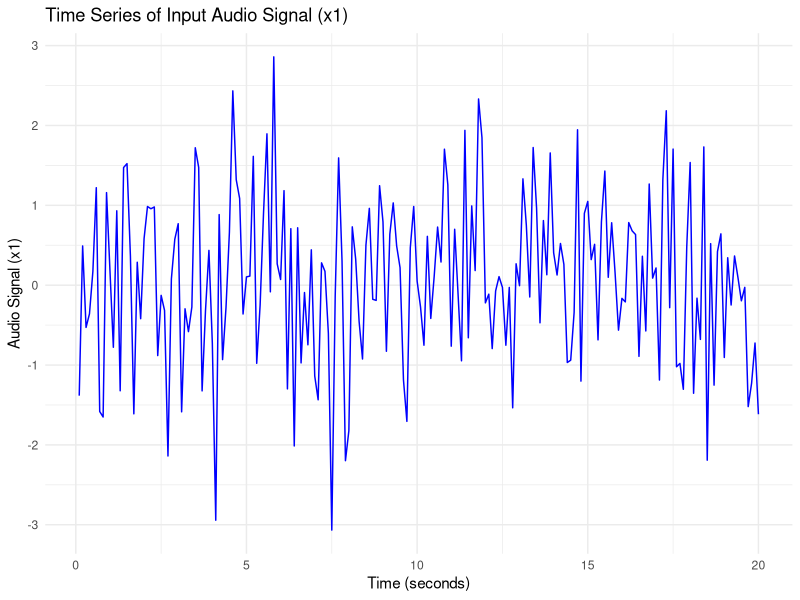
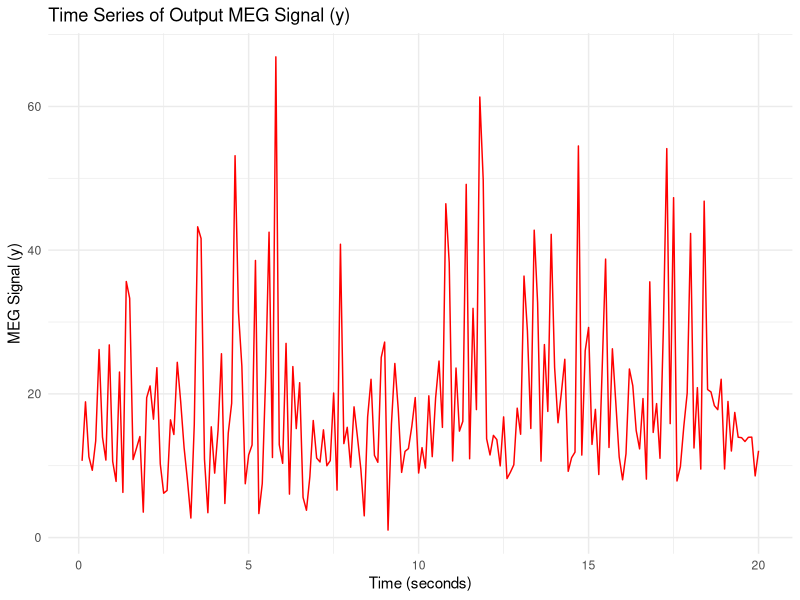
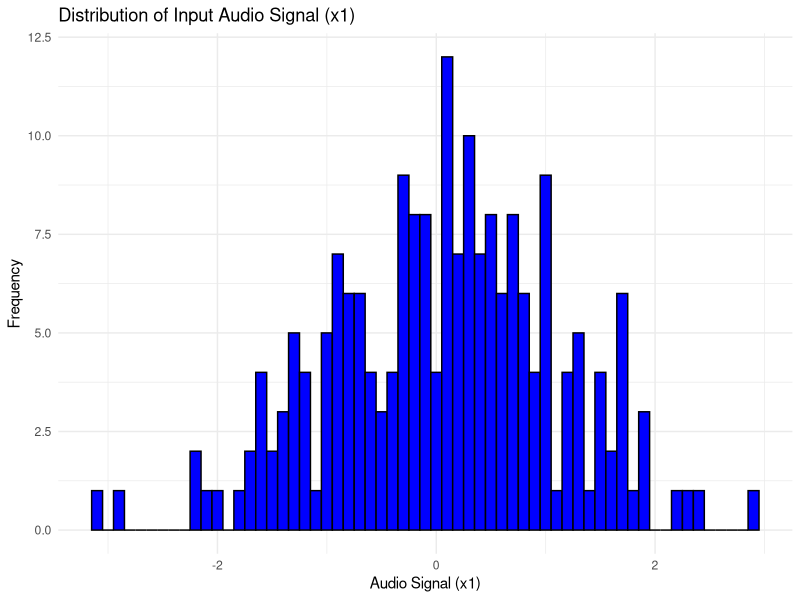
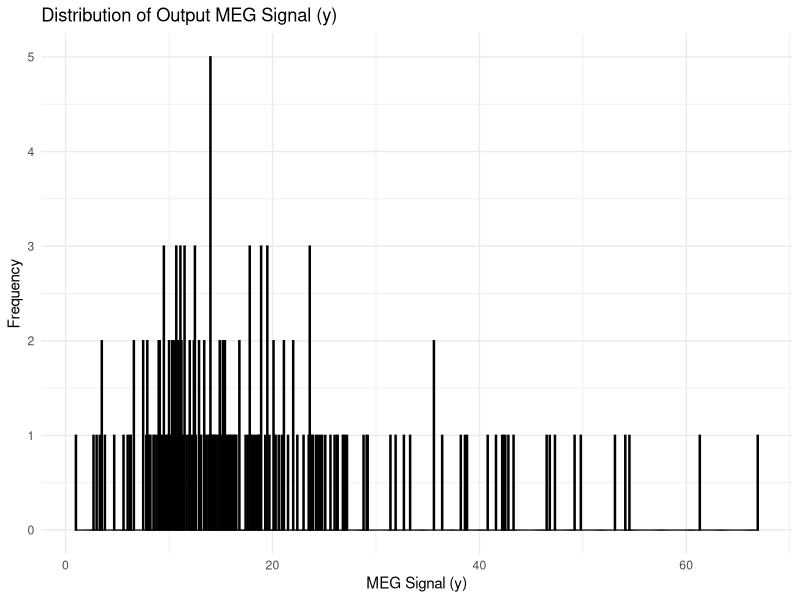
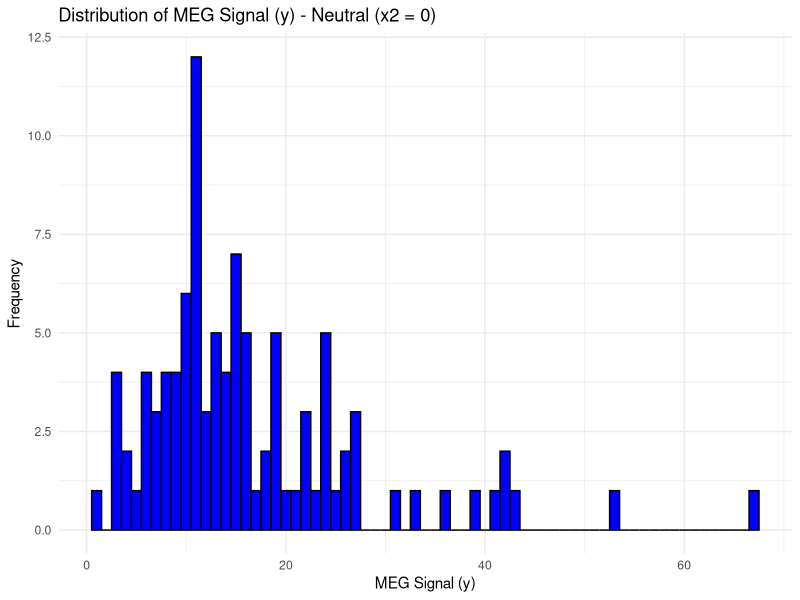
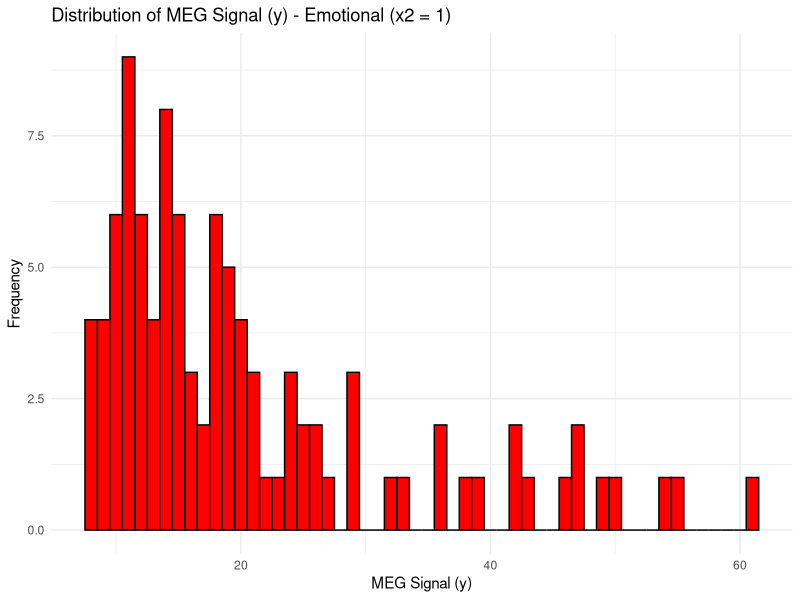
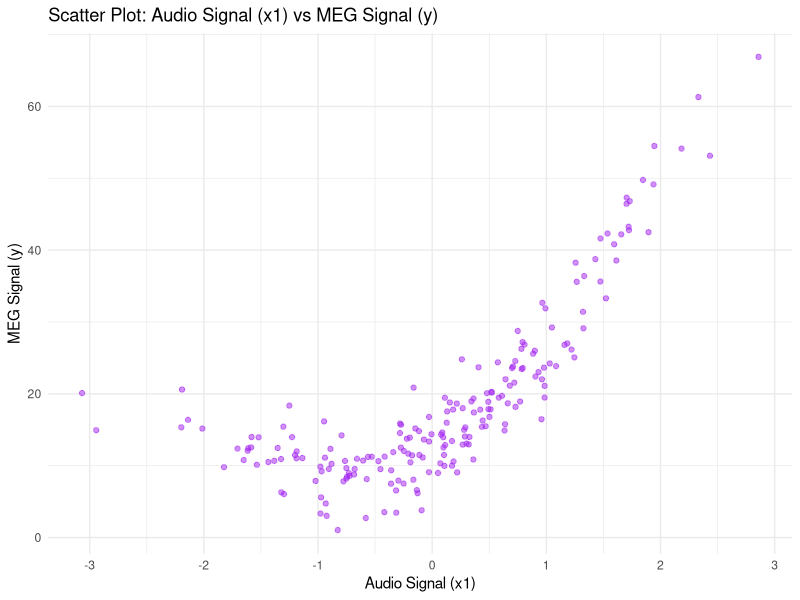
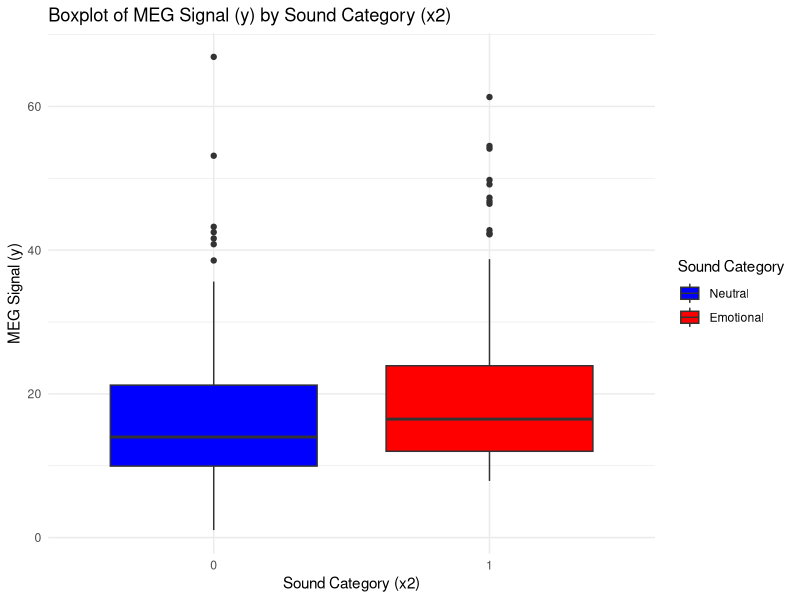

Generate these figures, in order, with R:
## ---- chunk 1
1 + 1
## ---- chunk 2
#| echo: false
2 * 2
## ---- chunk 3
# Load necessary libraries
library(ggplot2)  # For plotting
library(dplyr)    # For data manipulation

# Load the data
X <- read.csv("X.csv")  # Input sound signal and categorical variable
y <- read.csv("y.csv")  # Output MEG signal
time <- read.csv("time.csv")  # Sampling time

# Combine the data into a single data frame for easier analysis
data <- data.frame(time = time$time, x1 = X$x1, x2 = as.factor(X$x2), y = y$y)

# Display the first few rows of the combined data
head(data)
## ---- chunk 4
# Time series plot of the input audio signal (x1)
ggplot(data, aes(x = time, y = x1)) +
  geom_line(color = "blue") +
  labs(title = "Time Series of Input Audio Signal (x1)",
       x = "Time (seconds)",
       y = "Audio Signal (x1)") +
  theme_minimal()

# Time series plot of the output MEG signal (y)
ggplot(data, aes(x = time, y = y)) +
  geom_line(color = "red") +
  labs(title = "Time Series of Output MEG Signal (y)",
       x = "Time (seconds)",
       y = "MEG Signal (y)") +
  theme_minimal()
## ---- chunk 5
# Distribution of the input audio signal (x1)
ggplot(data, aes(x = x1)) +
  geom_histogram(binwidth = 0.1, fill = "blue", color = "black") +
  labs(title = "Distribution of Input Audio Signal (x1)",
       x = "Audio Signal (x1)",
       y = "Frequency") +
  theme_minimal()

# Distribution of the output MEG signal (y)
ggplot(data, aes(x = y)) +
  geom_histogram(binwidth = 0.1, fill = "red", color = "black") +
  labs(title = "Distribution of Output MEG Signal (y)",
       x = "MEG Signal (y)",
       y = "Frequency") +
  theme_minimal()
## ---- chunk 6
# Load necessary libraries
library(ggplot2)
library(dplyr)

# Filter data for neutral (x2 = 0) and emotional (x2 = 1) periods
data_neutral <- data %>% filter(x2 == 0)
data_emotional <- data %>% filter(x2 == 1)

# Plot histogram for neutral period
ggplot(data_neutral, aes(x = y)) +
  geom_histogram(binwidth = 1, fill = "blue", color = "black") +
  labs(title = "Distribution of MEG Signal (y) - Neutral (x2 = 0)",
       x = "MEG Signal (y)",
       y = "Frequency") +
  theme_minimal()

# Plot histogram for emotional period
ggplot(data_emotional, aes(x = y)) +
  geom_histogram(binwidth = 1, fill = "red", color = "black") +
  labs(title = "Distribution of MEG Signal (y) - Emotional (x2 = 1)",
       x = "MEG Signal (y)",
       y = "Frequency") +
  theme_minimal()
## ---- chunk 7
# Scatter plot of x1 vs y
ggplot(data, aes(x = x1, y = y)) +
  geom_point(alpha = 0.5, color = "purple") +
  labs(title = "Scatter Plot: Audio Signal (x1) vs MEG Signal (y)",
       x = "Audio Signal (x1)",
       y = "MEG Signal (y)") +
  theme_minimal()

# Correlation coefficient between x1 and y
correlation <- cor(data$x1, data$y)
print(paste("Correlation between x1 and y:", correlation))
## ---- chunk 8
# Load necessary libraries
library(ggplot2)

# Create boxplot of MEG signal (y) by sound category (x2)
ggplot(data, aes(x = x2, y = y, fill = x2)) +
  geom_boxplot() +
  labs(title = "Boxplot of MEG Signal (y) by Sound Category (x2)",
       x = "Sound Category (x2)",
       y = "MEG Signal (y)",
       fill = "Sound Category") +
  scale_fill_manual(values = c("0" = "blue", "1" = "red"),  # Custom colors for neutral and emotional
                    labels = c("0" = "Neutral", "1" = "Emotional")) +  # Custom labels
  theme_minimal()
## ---- chunk 9
# Load necessary libraries
library(dplyr)

# Prepare the data
data <- data %>% mutate(
  x1_sq = x1^2,  # x1^2
  x1_cubed = x1^3,  # x1^3
  x1_4 = x1^4,  # x1^4
  x1_5 = x1^5,  # x1^5
  x2 = as.numeric(x2)  # Ensure x2 is numeric
)

# Function to estimate parameters using least squares
estimate_parameters <- function(X, y) {
  X <- as.matrix(X)  # Ensure X is a numeric matrix
  theta <- solve(t(X) %*% X) %*% t(X) %*% y
  return(theta)
}

# Model 1: y = theta1 * x1^3 + theta2 * x1^5 + theta3 * x2 + theta_bias
X1 <- data %>% dplyr::select(x1_cubed, x1_5, x2) %>% mutate(bias = 1)
theta1 <- estimate_parameters(X1, data$y)

# Model 2: y = theta1 * x1 + theta2 * x2 + theta_bias
X2 <- data %>% dplyr::select(x1, x2) %>% mutate(bias = 1)
theta2 <- estimate_parameters(X2, data$y)

# Model 3: y = theta1 * x1 + theta2 * x1^2 + theta3 * x1^4 + theta4 * x2 + theta_bias
X3 <- data %>% dplyr::select(x1, x1_sq, x1_4, x2) %>% mutate(bias = 1)
theta3 <- estimate_parameters(X3, data$y)

# Model 4: y = theta1 * x1 + theta2 * x1^2 + theta3 * x1^3 + theta4 * x1^5 + theta5 * x2 + theta_bias
X4 <- data %>% dplyr::select(x1, x1_sq, x1_cubed, x1_5, x2) %>% mutate(bias = 1)
theta4 <- estimate_parameters(X4, data$y)

# Model 5: y = theta1 * x1 + theta2 * x1^3 + theta3 * x1^4 + theta4 * x2 + theta_bias
X5 <- data %>% dplyr::select(x1, x1_cubed, x1_4, x2) %>% mutate(bias = 1)
theta5 <- estimate_parameters(X5, data$y)

# Display the estimated parameters
print("Model 1 Parameters:")
print(theta1)

print("Model 2 Parameters:")
print(theta2)

print("Model 3 Parameters:")
print(theta3)

print("Model 4 Parameters:")
print(theta4)

print("Model 5 Parameters:")
print(theta5)
## ---- chunk 10
# Ensure x2 is numeric
data <- data %>% mutate(x2 = as.numeric(x2))

# Function to compute predictions
compute_predictions <- function(X, theta) {
  X <- as.matrix(X)  # Ensure X is a numeric matrix
  y_pred <- X %*% theta
  return(y_pred)
}

# Function to compute RSS
compute_rss <- function(y, y_pred) {
  residuals <- y - y_pred
  rss <- sum(residuals^2)
  return(rss)
}

# Compute RSS for each model
rss1 <- compute_rss(data$y, compute_predictions(X1, theta1))
rss2 <- compute_rss(data$y, compute_predictions(X2, theta2))
rss3 <- compute_rss(data$y, compute_predictions(X3, theta3))
rss4 <- compute_rss(data$y, compute_predictions(X4, theta4))
rss5 <- compute_rss(data$y, compute_predictions(X5, theta5))

# Display the RSS for each model
print("RSS for Model 1:")
print(rss1)

print("RSS for Model 2:")
print(rss2)

print("RSS for Model 3:")
print(rss3)

print("RSS for Model 4:")
print(rss4)

print("RSS for Model 5:")
print(rss5)

## ---- chunk 11
# Function to compute log-likelihood
compute_log_likelihood <- function(rss, n) {
  sigma2 <- rss / n  # Estimate variance of residuals
  log_likelihood <- -n/2 * log(2 * pi) - n/2 * log(sigma2) - 1/(2 * sigma2) * rss
  return(log_likelihood)
}

# Number of observations
n <- nrow(data)

# Compute log-likelihood for each model
log_likelihood1 <- compute_log_likelihood(rss1, n)
log_likelihood2 <- compute_log_likelihood(rss2, n)
log_likelihood3 <- compute_log_likelihood(rss3, n)
log_likelihood4 <- compute_log_likelihood(rss4, n)
log_likelihood5 <- compute_log_likelihood(rss5, n)

# Display the log-likelihood for each model
print("Log-Likelihood for Model 1:")
print(log_likelihood1)

print("Log-Likelihood for Model 2:")
print(log_likelihood2)

print("Log-Likelihood for Model 3:")
print(log_likelihood3)

print("Log-Likelihood for Model 4:")
print(log_likelihood4)

print("Log-Likelihood for Model 5:")
print(log_likelihood5)
## ---- chunk 12
# Function to compute AIC
compute_aic <- function(log_likelihood, k) {
  aic <- 2 * k - 2 * log_likelihood
  return(aic)
}

# Function to compute BIC
compute_bic <- function(log_likelihood, k, n) {
  bic <- k * log(n) - 2 * log_likelihood
  return(bic)
}

# Number of observations
n <- nrow(data)

# Number of parameters for each model
k1 <- length(theta1)  # Model 1
k2 <- length(theta2)  # Model 2
k3 <- length(theta3)  # Model 3
k4 <- length(theta4)  # Model 4
k5 <- length(theta5)  # Model 5

# Compute AIC and BIC for each model
aic1 <- compute_aic(log_likelihood1, k1)
bic1 <- compute_bic(log_likelihood1, k1, n)

aic2 <- compute_aic(log_likelihood2, k2)
bic2 <- compute_bic(log_likelihood2, k2, n)

aic3 <- compute_aic(log_likelihood3, k3)
bic3 <- compute_bic(log_likelihood3, k3, n)

aic4 <- compute_aic(log_likelihood4, k4)
bic4 <- compute_bic(log_likelihood4, k4, n)

aic5 <- compute_aic(log_likelihood5, k5)
bic5 <- compute_bic(log_likelihood5, k5, n)

# Display AIC and BIC for each model
print("AIC and BIC for Model 1:")
print(paste("AIC:", aic1, "BIC:", bic1))

print("AIC and BIC for Model 2:")
print(paste("AIC:", aic2, "BIC:", bic2))

print("AIC and BIC for Model 3:")
print(paste("AIC:", aic3, "BIC:", bic3))

print("AIC and BIC for Model 4:")
print(paste("AIC:", aic4, "BIC:", bic4))

print("AIC and BIC for Model 5:")
print(paste("AIC:", aic5, "BIC:", bic5))
## ---- chunk 13
# Load necessary libraries
library(ggplot2)

# Function to compute residuals
compute_residuals <- function(y, y_pred) {
  residuals <- y - y_pred
  return(residuals)
}

# Compute residuals for each model
residuals1 <- compute_residuals(data$y, compute_predictions(X1, theta1))
residuals2 <- compute_residuals(data$y, compute_predictions(X2, theta2))
residuals3 <- compute_residuals(data$y, compute_predictions(X3, theta3))
residuals4 <- compute_residuals(data$y, compute_predictions(X4, theta4))
residuals5 <- compute_residuals(data$y, compute_predictions(X5, theta5))

# Function to plot histogram and Q-Q plot
plot_residuals <- function(residuals, model_name) {
  # Histogram
  hist_plot <- ggplot(data.frame(residuals = residuals), aes(x = residuals)) +
    geom_histogram(binwidth = 0.5, fill = "blue", color = "black") +
    labs(title = paste("Histogram of Residuals -", model_name),
         x = "Residuals",
         y = "Frequency") +
    theme_minimal()
  
  # Q-Q plot
  qq_plot <- ggplot(data.frame(residuals = residuals), aes(sample = residuals)) +
    stat_qq() +
    stat_qq_line(color = "red") +
    labs(title = paste("Q-Q Plot of Residuals -", model_name),
         x = "Theoretical Quantiles",
         y = "Sample Quantiles") +
    theme_minimal()
  
  # Display plots
  print(hist_plot)
  print(qq_plot)
}

# Plot residuals for each model
plot_residuals(residuals1, "Model 1")
plot_residuals(residuals2, "Model 2")
plot_residuals(residuals3, "Model 3")
plot_residuals(residuals4, "Model 4")
plot_residuals(residuals5, "Model 5")
## ---- chunk 14
# Create a data frame to compare models
model_comparison <- data.frame(
  Model = c("Model 1", "Model 2", "Model 3", "Model 4", "Model 5"),
  AIC = c(aic1, aic2, aic3, aic4, aic5),
  BIC = c(bic1, bic2, bic3, bic4, bic5),
  RSS = c(rss1, rss2, rss3, rss4, rss5)
)

# Display the model comparison
print("Model Comparison:")
print(model_comparison)

# Select the best model based on AIC and BIC
best_model <- model_comparison %>%
  arrange(AIC, BIC) %>%
  slice(1)

print("Best Model:")
print(best_model)
## ---- chunk 15
# Set seed for reproducibility
set.seed(123)

# Split the data into training (70%) and testing (30%) sets
train_index <- sample(1:nrow(data), 0.7 * nrow(data))
train_data <- data[train_index, ]
test_data <- data[-train_index, ]

# Function to create design matrix for the best model
create_design_matrix <- function(data, model_name) {
  if (model_name == "Model 1") {
    X <- as.matrix(data %>% select(x1_cubed, x1_5, x2) %>% mutate(bias = 1))
  } else if (model_name == "Model 2") {
    X <- as.matrix(data %>% select(x1, x2) %>% mutate(bias = 1))
  } else if (model_name == "Model 3") {
    X <- as.matrix(data %>% select(x1, x1_sq, x1_4, x2) %>% mutate(bias = 1))
  } else if (model_name == "Model 4") {
    X <- as.matrix(data %>% select(x1, x1_sq, x1_cubed, x1_5, x2) %>% mutate(bias = 1))
  } else if (model_name == "Model 5") {
    X <- as.matrix(data %>% select(x1, x1_cubed, x1_4, x2) %>% mutate(bias = 1))
  }
  return(X)
}

# Create design matrices for training and testing data
X_train <- create_design_matrix(train_data, best_model$Model)
X_test <- create_design_matrix(test_data, best_model$Model)

# Estimate parameters using training data
theta_best <- solve(t(X_train) %*% X_train) %*% t(X_train) %*% train_data$y

# Compute predictions for testing data
y_pred <- X_test %*% theta_best

# Compute residuals and standard error
residuals <- test_data$y - y_pred
sigma <- sqrt(sum(residuals^2) / (nrow(test_data) - length(theta_best)))

# Compute 95% confidence intervals
se <- sigma * sqrt(rowSums((X_test %*% solve(t(X_train) %*% X_train)) * X_test))
ci_lower <- y_pred - 1.96 * se
ci_upper <- y_pred + 1.96 * se

# Combine results into a data frame
results <- data.frame(
  time = test_data$time,
  y_true = test_data$y,
  y_pred = y_pred,
  ci_lower = ci_lower,
  ci_upper = ci_upper
)

# Plot predictions and confidence intervals
ggplot(results, aes(x = time)) +
  geom_line(aes(y = y_true, color = "True MEG Signal"), size = 1) +
  geom_line(aes(y = y_pred, color = "Predicted MEG Signal"), size = 1) +
  geom_ribbon(aes(ymin = ci_lower, ymax = ci_upper), alpha = 0.2, fill = "blue") +
  labs(title = "Model Predictions with 95% Confidence Intervals",
       x = "Time (seconds)",
       y = "MEG Signal (y)",
       color = "Legend") +
  theme_minimal()
## ---- chunk 16
# Identify Top 2 Parameters ---
theta_best <- theta3  # Parameters from Model 3
theta_names <- c("θ1 (x1)", "θ2 (x1²)", "θ3 (x1⁴)", "θ4 (x2)", "θ_bias")

# Find the 2 most influential parameters (largest absolute values)
top_params <- order(abs(theta_best), decreasing = TRUE)[1:2]
theta_fixed <- theta_best[-top_params]  # Fix other parameters
print(paste("Parameters to estimate:", theta_names[top_params]))
## ---- chunk 17
# Define Uniform Priors 
prior_range <- 0.5  # ±50% range around estimated values
prior_lower <- theta_best[top_params] * (1 - prior_range)
prior_upper <- theta_best[top_params] * (1 + prior_range)

# Function to sample from the prior
sample_prior <- function(n) {
  theta1_samples <- runif(n, prior_lower[1], prior_upper[1])
  theta2_samples <- runif(n, prior_lower[2], prior_upper[2])
  cbind(theta1_samples, theta2_samples)
}
## ---- chunk 18
# Rejection ABC 
# Function to compute RSS for ABC
compute_rss_abc <- function(theta_sampled, X, y_true, theta_fixed, top_params) {
  theta_full <- theta_best
  theta_full[top_params] <- theta_sampled  # Replace sampled parameters
  y_pred <- X %*% theta_full
  rss <- sum((y_true - y_pred)^2)
  return(rss)
}

# ABC settings
n_samples <- 10000  # Total samples to draw
n_accepted <- 500   # Target accepted samples
tolerance <- quantile(replicate(1000, {
  theta_sampled <- sample_prior(1)
  compute_rss_abc(theta_sampled, X_train, train_data$y, theta_fixed, top_params)
}), probs = 0.05)  # Accept top 5% closest fits

# Run ABC
accepted_samples <- matrix(nrow = 0, ncol = 2)
colnames(accepted_samples) <- theta_names[top_params]

for (i in 1:n_samples) {
  theta_sampled <- sample_prior(1)
  rss <- compute_rss_abc(theta_sampled, X_train, train_data$y, theta_fixed, top_params)
  if (rss <= tolerance) {
    accepted_samples <- rbind(accepted_samples, theta_sampled)
    if (nrow(accepted_samples) >= n_accepted) break
  }
}

## ---- chunk 19
library(GGally)
# Plot Posteriors 
posterior_df <- as.data.frame(accepted_samples)
colnames(posterior_df) <- c("Param1", "Param2")

# Joint and marginal posteriors
ggpairs(posterior_df,
        title = paste("Posterior Distributions for", theta_names[top_params[1]], "and", theta_names[top_params[2]]),
        lower = list(continuous = "density"),
        diag = list(continuous = "densityDiag")) +
  theme_minimal()
## ---- chunk 20
print("Least Squares Estimates for Selected Parameters:")
print(theta_best[top_params])
## ---- chunk 21

